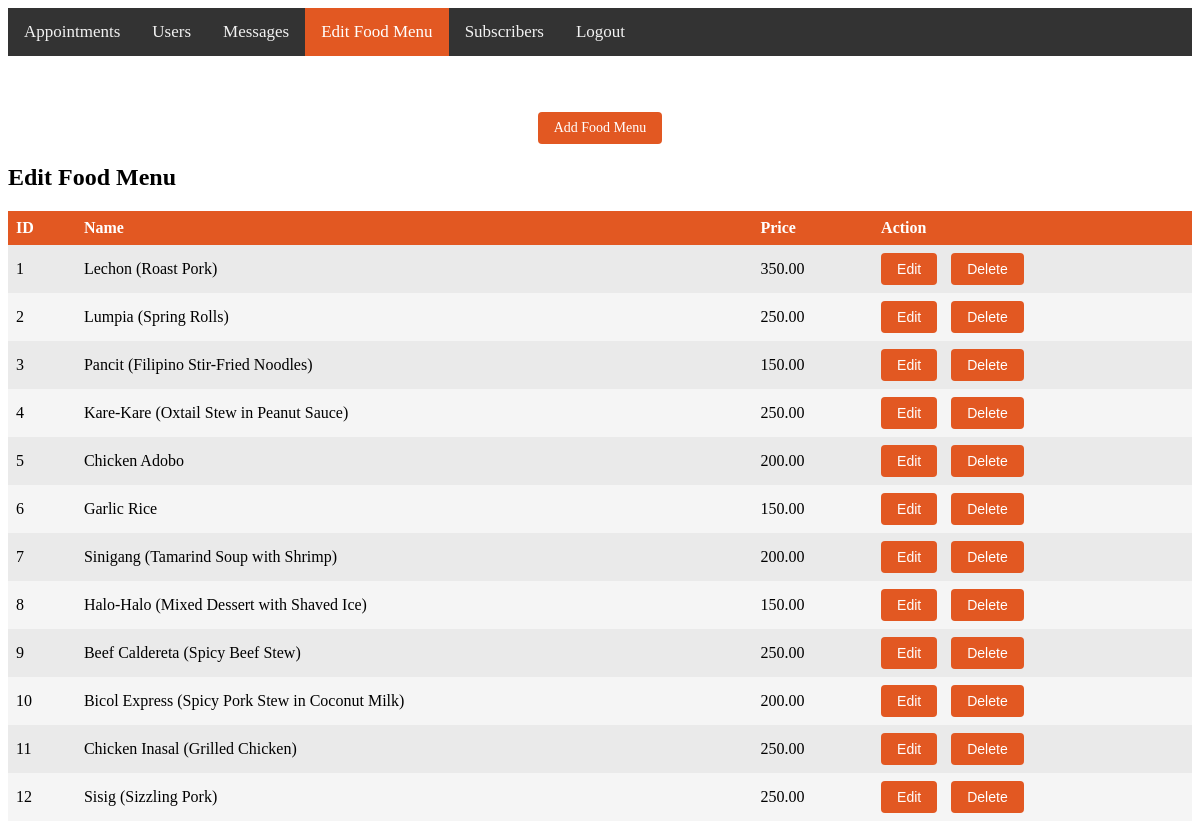
/edit_food_menu.php (signed in), run on the app's committed database.
### tables this page shows
CREATE TABLE `food_menu` (
  `id` int(11) NOT NULL,
  `name` varchar(255) NOT NULL,
  `price` decimal(10,2) NOT NULL
);

### edit_food_menu.php (the view, shortened to what this page needs)
<?php
$conn = mysqli_connect('localhost', 'root', 'root', 'bytegalore');
$query = "SELECT * FROM food_menu";
$result = mysqli_query($conn, $query);
$menuItems = array();
while ($row = mysqli_fetch_assoc($result)) {
    $menuItems[] = $row;
}
?>
<!DOCTYPE html>
<html>
<head>
    <link rel="stylesheet" href="https://cdn.jsdelivr.net/npm/sweetalert2@11.0.19/dist/sweetalert2.min.css">
</head>
<body>
    <div class="navbar">
        <a href="admin_dashboard.php" onclick="showAppointments()">Appointments</a>
        <a href="admin_dashboard.php#users" onclick="showUsers()">Users</a>
        <a href="admin_contact_data.php">Messages</a>
        <a href="edit_food_menu.php" class="active">Edit Food Menu</a>
        <a href="admin_subscribers.php">Subscribers</a>
        <a href="admin_logout.php">Logout</a>
    </div>
    <div class="add">
        <br><br>
        <a href="add_food_menu.php">Add Food Menu</a>
    </div>
    <div class="table-container">
        <h2>Edit Food Menu</h2>
        <table>
            <tr>
                <th>ID</th>
                <th>Name</th>
                <th>Price</th>
                <th>Action</th>
            </tr>
            <?php foreach ($menuItems as $menuItem): ?>
                <tr>
                    <td><?php echo $menuItem['id']; ?></td>
                    <td><?php echo $menuItem['name']; ?></td>
                    <td><?php echo $menuItem['price']; ?></td>
                    <td>
                        <button class="edit-button" onclick="showEditForm(<?php echo $menuItem['id']; ?>, '<?php echo $menuItem['name']; ?>', '<?php echo $menuItem['price']; ?>')">Edit</button>
                        <button class="delete-button" onclick="handleDeleteMenuItem(<?php echo $menuItem['id']; ?>)">Delete</button>
                    </td>
                </tr>
            <?php endforeach; ?>
        </table>
    </div>
</body>
</html>

### edit_food_menu.php (style rules this page uses)
.navbar { background-color: #333; overflow: hidden; }
.navbar a { float: left; color: #f2f2f2; text-align: center; padding: 14px 16px; text-decoration: none; font-size: 17px; }
.navbar a.active { background-color: #e25822; color: white; }
.table-container { margin-top: 20px; }
table { border-collapse: collapse; width: 100%; }
th, td { text-align: left; padding: 8px; transition: background-color 0.3s ease; }
th { background-color: #e25822; color: white; }
tr:nth-child(odd) { background-color: #f5f5f5; transition: background-color 0.3s ease; }
tr:nth-child(even) { background-color: #eaeaea; transition: background-color 0.3s ease; }
.edit-button { padding: 8px 16px; font-size: 14px; border-radius: 4px; background-color: #e25822; color: white; border: none; cursor: pointer; transition: background-color 0.3s ease; margin-right: 10px; }
.delete-button { padding: 8px 16px; font-size: 14px; border-radius: 4px; background-color: #e25822; color: white; border: none; cursor: pointer; transition: background-color 0.3s ease; }
.add { text-align: center; margin-top: 20px; }
.add a { display: inline-block; padding: 8px 16px; font-size: 14px; border-radius: 4px; background-color: #e25822; color: white; text-decoration: none; transition: background-color 0.3s ease; }

### data on the page
food_menu: id "1", name "Lechon (Roast Pork)", price "350.00"
food_menu: id "2", name "Lumpia (Spring Rolls)", price "250.00"
food_menu: id "3", name "Pancit (Filipino Stir-Fried Noodles)", price "150.00"
food_menu: id "4", name "Kare-Kare (Oxtail Stew in Peanut Sauce)", price "250.00"
food_menu: id "5", name "Chicken Adobo", price "200.00"
food_menu: id "6", name "Garlic Rice", price "150.00"
food_menu: id "7", name "Sinigang (Tamarind Soup with Shrimp)", price "200.00"
food_menu: id "8", name "Halo-Halo (Mixed Dessert with Shaved Ice)", price "150.00"
food_menu: id "9", name "Beef Caldereta (Spicy Beef Stew)", price "250.00"
food_menu: id "10", name "Bicol Express (Spicy Pork Stew in Coconut Milk)", price "200.00"
food_menu: id "11", name "Chicken Inasal (Grilled Chicken)", price "250.00"
food_menu: id "12", name "Sisig (Sizzling Pork)", price "250.00"
